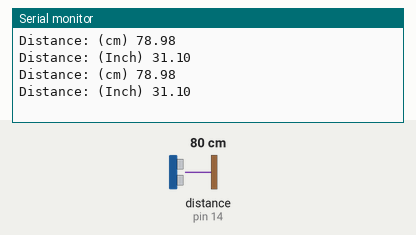
This sketch was run on a simulated Arduino Uno, built with avr-gcc and run on an emulated ATmega328P. Parts: the last lines printed to the serial monitor. Wiring (inferred from the names in the program): ultrasonic range finder: trigger pin 12; echo pin 14. Inputs (shaded band) come from the test bench; at power-on: distance to the obstacle (sensor on pin 14) 80 cm. The echo pulse lasts 58.3 µs per cm.

Above: at 2.8 s.
2.9 s: distance to the obstacle (sensor on pin 14) set to 2 cm
At 4.8 s:
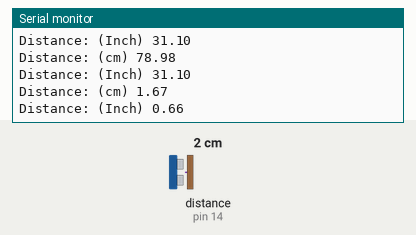
5.6 s: distance to the obstacle (sensor on pin 14) set to 4 cm
At 6.4 s:
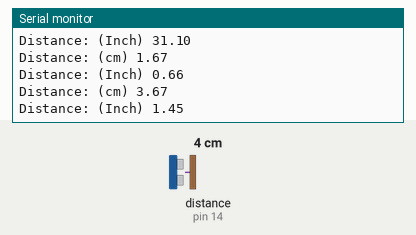
Timing chart, 0 to 8.6 s (numbered marks = the images above; inputs shaded):
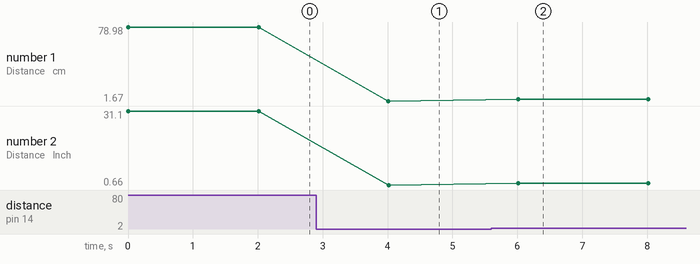

Measured:
- after the input at 2.9 s, the serial monitor: prints a new line after 1.1 s (image 1)
- after the input at 5.6 s, the serial monitor: prints a new line after 0.42 s (image 2)
- plotted number 1: 78.98 → 1.67 after the input at 2.9 s, 1.67 → 3.67 after the input at 5.6 s
- plotted number 2: 31.1 → 0.66 after the input at 2.9 s, 0.66 → 1.45 after the input at 5.6 s

The sketch:

Class11a.ino
```cpp
const int trigPin = 12; //D5
const int echoPin = 14; //D6
#define LED LED_BUILTIN //D4

#define SOUND_VELOCITY 0.034
#define CM_TO_INCH 0.393701

long duration;
float distanceCm;
float distanceInch;

void setup() {
  Serial.begin(115200);
  pinMode(trigPin,OUTPUT);
  pinMode(echoPin,INPUT);
}

void loop() {
  // put your main code here, to run repeatedly:
  digitalWrite(trigPin, LOW);
  delayMicroseconds(2);
  digitalWrite(trigPin, HIGH);
  delayMicroseconds(10);
  digitalWrite(trigPin, LOW);

  duration = pulseIn(echoPin,HIGH);

  distanceCm = duration * SOUND_VELOCITY/2;

  distanceInch = distanceCm * CM_TO_INCH;

  Serial.print("Distance: (cm) ");
  Serial.println(distanceCm);

  if(distanceCm <= 20.0){
    digitalWrite(LED,HIGH);
  }

  Serial.print("Distance: (Inch) ");
  Serial.println(distanceInch);
  delay(2000);

}
```
